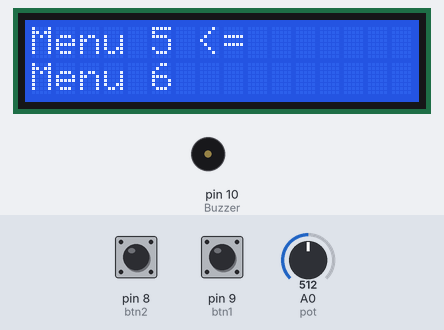
Bench run of a sketch on a simulated Arduino Uno, built with avr-gcc and run on an emulated ATmega328P. Parts: 16×2 character LCD, buzzer (waves = sounding, pin HIGH). The test bench sets the inputs (shaded band); at power-on: A0 (pot) = 512, pin 9 (btn1) LOW, pin 8 (btn2) HIGH. What the sketch prints to the serial monitor is not drawn.

Above: at 1.2 s.
1.3 s: A0 (pot) set to 0
At 1.56 s:
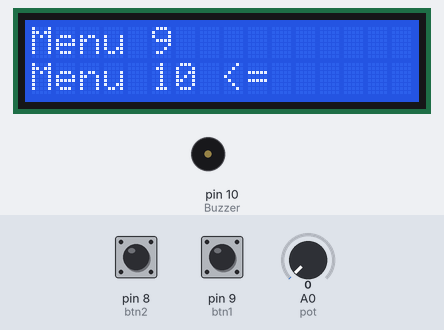
3.5 s: A0 (pot) set to 89
5.0 s: A0 (pot) set to 111
At 5.28 s:
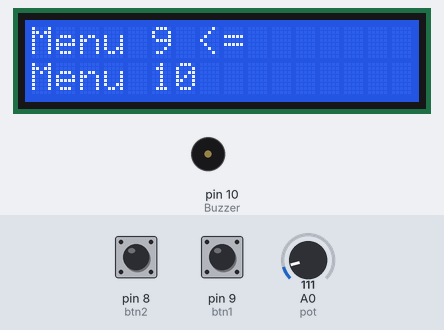
6.6 s: A0 (pot) set to 889
At 6.83 s:
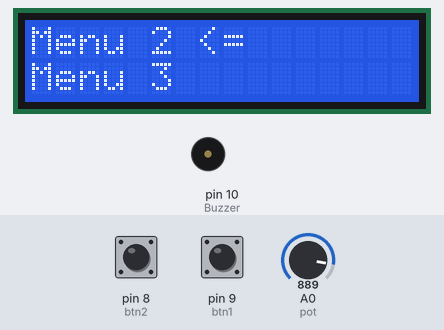
8.1 s: A0 (pot) set to 915
11.1 s: pin 9 (btn1) pulled HIGH for 1 s
At 11.72 s:
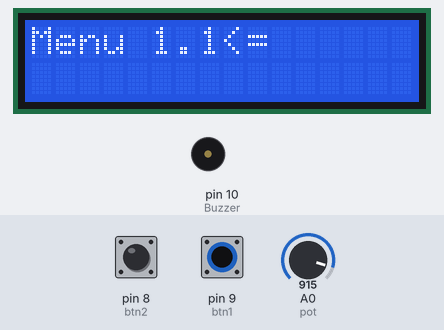
Timing chart, 0 to 14.1 s (numbered marks = the images above; inputs shaded):
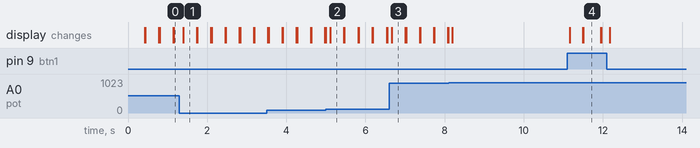

Measured:
- the behaviour switches between 99 and 100 on A0 (pot) (found by bisection; images 1 and 2)
- after the input at 1.3 s, the display: changes after 0.09 s (image 1)
- after the input at 5.0 s, the display: changes after 0.11 s (image 2)
- after the input at 11.1 s, the display: changes after 0.06 s (image 4)
- what the display in image 4 shows lasts 0.4 s, from 11.5 s to 11.9 s

The sketch:

lcd_screen.ino
```cpp
#include <LiquidCrystal_I2C.h>
#include <Wire.h>

#define pot A0
#define btn1 9
#define btn2 8
#define Buzzer 10


LiquidCrystal_I2C lcdekranim(0x27, 16, 2);
int Select = 0;
int Back = 0;
int time = 100;
int s1 = 0;


void setup() {
  Serial.begin(9600);
  lcdekranim.init();
  lcdekranim.backlight();
  lcdekranim.clear();
  pinMode(btn1, INPUT);
  pinMode(btn2, INPUT);
  pinMode(Buzzer, OUTPUT);
}


void loop() {

  //  digitalWrite(Buzzer,HIGH);
  //  delay(1000);
  //  digitalWrite(Buzzer,LOW);

  Select = digitalRead(btn1);
  Back = digitalRead(btn2);

  int deger = analogRead(pot);
  Serial.print("Seç === ");
  Serial.print(Select);
  Serial.println("");

  Serial.print("Geri ==== ");
  Serial.print(Back);
  Serial.println("");

  deger = deger / 4;
  deger = deger / 25;

  // LCDScreen(0, 0, newDeger);
  if (deger == 10) {
    LCDScreen(0, 0, "Hoş Geldiniz <=");
    LCDScreen(1, 0, "");
    delay(time);
    lcdekranim.clear();
  }
  else if (deger == 9) {

    if (Select == 1) {
      s1 = 1;
      if (s1 == 1) {
        LCDScreen(0, 0, "Menu 1.1<=");
        delay(time);
        lcdekranim.clear();
      }
    } else if (Back == 0) {
      s1 = 0;
      if (s1 == 0) {
        LCDScreen(0, 0, "Menu 1 <=");
        LCDScreen(1, 0, "Menu 2");
        delay(time);
        lcdekranim.clear();
      }
    }

  } else if (deger == 8) {
    LCDScreen(0, 0, "Menu 2 <=");
    LCDScreen(1, 0, "Menu 3");
    delay(time);
    lcdekranim.clear();
  } else if (deger == 7) {
    LCDScreen(0, 0, "Menu 3 <=");
    LCDScreen(1, 0, "Menu 4");
    delay(time);
    lcdekranim.clear();
  } else if (deger == 6) {
    LCDScreen(0, 0, "Menu 4 <=");
    LCDScreen(1, 0, "Menu 5");
    delay(time);
    lcdekranim.clear();
  } else if (deger == 5) {
    LCDScreen(0, 0, "Menu 5 <=");
    LCDScreen(1, 0, "Menu 6");
    delay(time);
    lcdekranim.clear();
  }

  else if (deger == 4) {
    LCDScreen(0, 0, "Menu 6 <=");
    LCDScreen(1, 0, "Menu 7");
    delay(time);
    lcdekranim.clear();
  }

  else if (deger == 3) {
    LCDScreen(0, 0, "Menu 7 <=");
    LCDScreen(1, 0, "Menu 8");
    delay(time);
    lcdekranim.clear();
  }

  else if (deger == 2) {
    LCDScreen(0, 0, "Menu 8 <=");
    LCDScreen(1, 0, "Menu 9");
    delay(time);
    lcdekranim.clear();
  }

  else if (deger == 1) {
    LCDScreen(0, 0, "Menu 9 <=");
    LCDScreen(1, 0, "Menu 10");
    delay(time);
    lcdekranim.clear();
  }

  else if (deger == 0) {
    LCDScreen(0, 0, "Menu 9");
    LCDScreen(1, 0, "Menu 10 <=");
    delay(time);
    lcdekranim.clear();
  }

  else {
    LCDScreen(0, 0, "Yanlış giden birşey mevcut");
    lcdekranim.clear();
  }
  //  delay(time);
}

void LCDScreen(int row, int coll, String message) {

  lcdekranim.setCursor(coll, row);
  lcdekranim.print(message);
}
```
